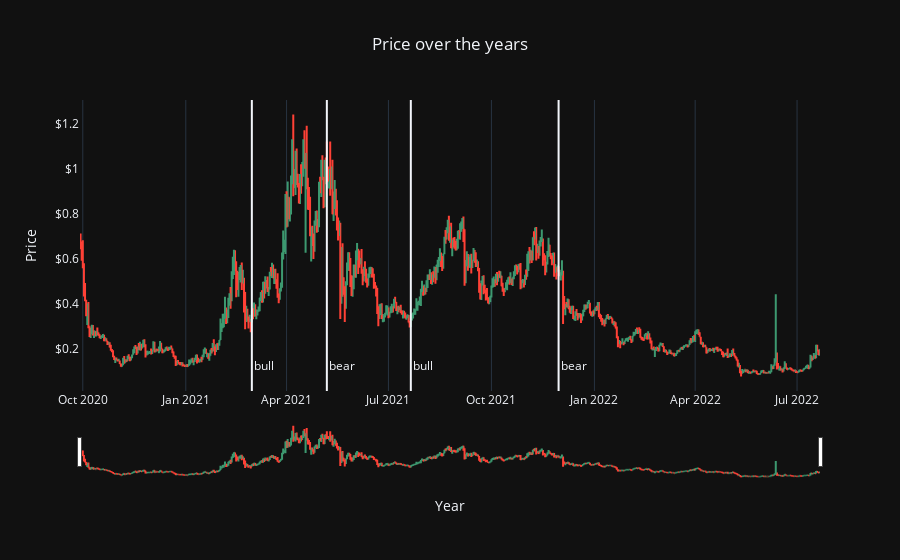

The notebook cell saved with this chart:
### Code cell
raw_data=pd.read_csv('Flamingo.csv')
def date_format(df):
    if isinstance(df, pd.DataFrame):
        if 'Date' in df.columns:
            df.Date = pd.to_datetime(df.Date)
            df[['Year','Month','Day']] = df.Date.apply(lambda x: pd.Series(x.strftime("%Y-%m-%d").split("-")))
    else:
        print("Invalid entry, please use a data frame with a Date column.")
    return df

data=date_format(raw_data)
data['Close']=data['Close'].astype(float)
data['Open']=data['Open'].astype(float)
data['High']=data['High'].astype(float)
data['Low']=data['Low'].astype(float)
data['Year']=data['Year'].astype(int)
data['Month']=data['Month'].astype(int)
data['Day']=data['Day'].astype(int)

fig = go.Figure(data=go.Ohlc(x=data['Date'],
                open=data['Open'],
                high=data['High'],
                low=data['Low'],
                close=data['Close']))

fig.update_layout(template='plotly_dark',
    title='Price over the years',
    xaxis_title="Year",
    yaxis_title='Price',title_x=0.5,
    shapes = [dict(x0='2021-03-01', x1='2021-03-01', y0=0, y1=1, xref='x', yref='paper',line_width=2),
             dict(x0='2021-05-07', x1='2021-05-07', y0=0, y1=1, xref='x', yref='paper',line_width=2),
             dict(x0='2021-07-21', x1='2021-07-21', y0=0, y1=1, xref='x', yref='paper',line_width=2),
             dict(x0='2021-11-30', x1='2021-11-30', y0=0, y1=1, xref='x', yref='paper',line_width=2)],
    annotations=[dict(x='2021-03-01', y=0.05, xref='x', yref='paper',showarrow=False, xanchor='left', text='bull'),
        dict(x='2021-05-07', y=0.05, xref='x', yref='paper',showarrow=False, xanchor='left', text='bear'),
        dict(x='2021-07-21', y=0.05, xref='x', yref='paper',showarrow=False, xanchor='left', text='bull'),
        dict(x='2021-11-30', y=0.05, xref='x', yref='paper',showarrow=False, xanchor='left', text='bear')]
)

fig.update_yaxes( # the y-axis is in dollars
    tickprefix="$", showgrid=False
)

fig.update_xaxes(
     showgrid=True
)

fig.show()

### Figure 1 — Plotly figure (JSON) as saved in the notebook; plotly's stock layout.template omitted (floating-point values rounded to 4 significant figures; data arrays with more than 128 entries replaced by an {"elided": "..."} marker saying what was removed)
{"data": [{"close": {"elided": "661 float values"}, "high": {"elided": "661 float values"}, "low": {"elided": "661 float values"}, "open": {"elided": "661 float values"}, "type": "ohlc", "x": {"elided": "661 str values"}}], "layout": {"annotations": [{"showarrow": false, "text": "bull", "x": "2021-03-01", "xanchor": "left", "xref": "x", "y": 0.05, "yref": "paper"}, {"showarrow": false, "text": "bear", "x": "2021-05-07", "xanchor": "left", "xref": "x", "y": 0.05, "yref": "paper"}, {"showarrow": false, "text": "bull", "x": "2021-07-21", "xanchor": "left", "xref": "x", "y": 0.05, "yref": "paper"}, {"showarrow": false, "text": "bear", "x": "2021-11-30", "xanchor": "left", "xref": "x", "y": 0.05, "yref": "paper"}], "shapes": [{"line": {"width": 2}, "x0": "2021-03-01", "x1": "2021-03-01", "xref": "x", "y0": 0, "y1": 1, "yref": "paper"}, {"line": {"width": 2}, "x0": "2021-05-07", "x1": "2021-05-07", "xref": "x", "y0": 0, "y1": 1, "yref": "paper"}, {"line": {"width": 2}, "x0": "2021-07-21", "x1": "2021-07-21", "xref": "x", "y0": 0, "y1": 1, "yref": "paper"}, {"line": {"width": 2}, "x0": "2021-11-30", "x1": "2021-11-30", "xref": "x", "y0": 0, "y1": 1, "yref": "paper"}], "title": {"text": "Price over the years", "x": 0.5}, "xaxis": {"showgrid": true, "title": {"text": "Year"}}, "yaxis": {"showgrid": false, "tickprefix": "$", "title": {"text": "Price"}}}}
